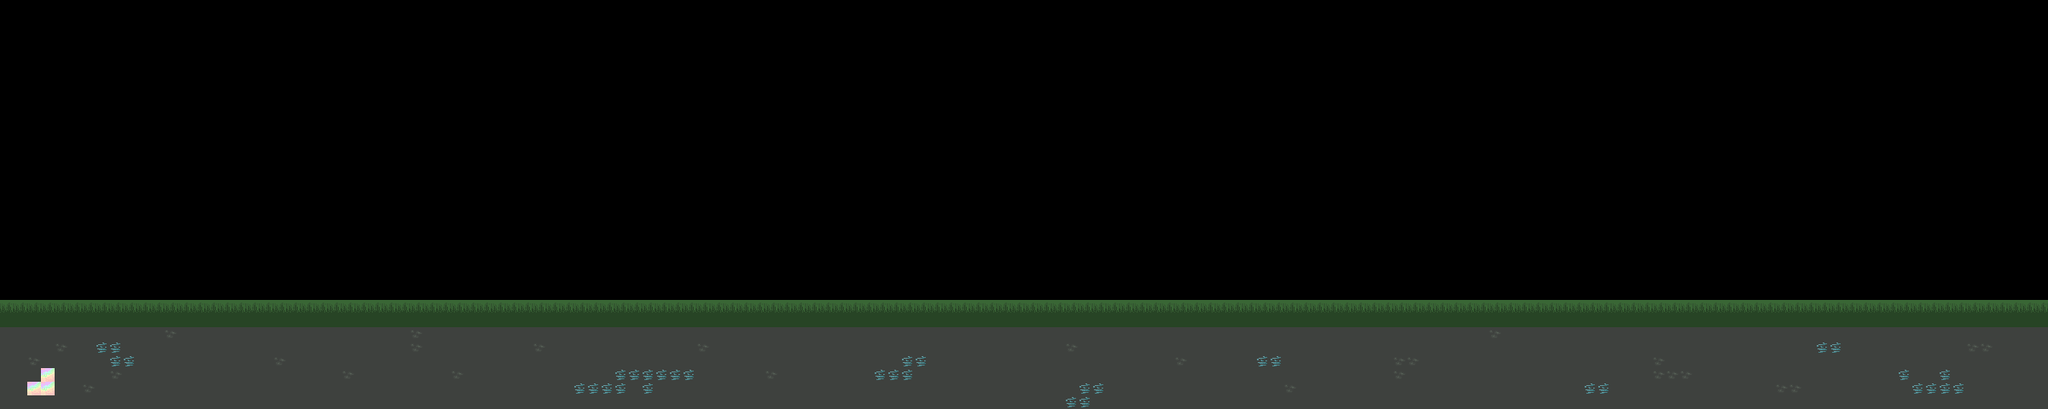

Tiled map render using the project's own tile images. Description and the map definition, with tile-layer contents summarised, below:
An orthogonal 150x30 tile map with 16x16 px tiles, 1 tile layer (Tile Layer 1).

<map version="1.10" tiledversion="1.11.2" orientation="orthogonal" renderorder="right-down" width="150" height="30" tilewidth="16" tileheight="16" infinite="0" nextlayerid="2" nextobjectid="1">
 <tileset firstgid="1" source="WobblesSampleTileset.tsx" />
 <layer id="1" name="Tile Layer 1" width="150" height="30">
  <data>[4500 cells, 1200 non-empty, 6 distinct tile ids]</data>
 </layer>
</map>
